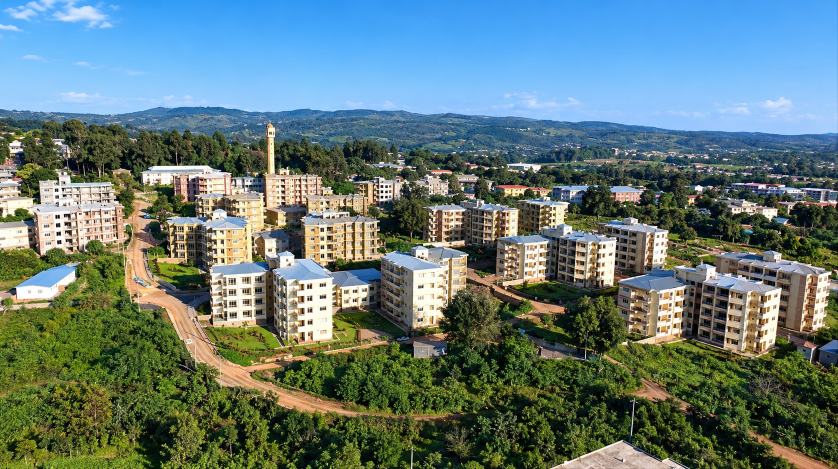
#> input picture upload/2hara.png, 1676 x 938 px, found by its file name (shown at 1/2 size)
$ python make-atmo-images.py
#> lines starting #> are read from the running program, lines starting #| are printed output that depends on the picture
#!/usr/bin/env python3
"""Convert the two uploaded campus photos into optimized, atmospheric-ready WebP backgrounds."""
from PIL import Image, ImageEnhance
import os

OUT = "/home/z/my-project/public/img/landing"
os.makedirs(OUT, exist_ok=True)

jobs = [
    # (src, out, max_width, quality)
    ("/home/z/my-project/upload/2hara.png", f"{OUT}/campus-aerial.webp", 1600, 68),
    ("/home/z/my-project/upload/ChatGPT Image Sep 13, 2026, 06_13_47 PM.png", f"{OUT}/gate.webp", 1448, 70),
]

for src, out, max_w, q in jobs:
    im = Image.open(src).convert("RGB")
#> im is the input picture: PIL image 1676x938 RGB; mean R, G, B 100.2, 122.9, 120.7
    if im.width > max_w:
        h = round(im.height * max_w / im.width)
#> h = 895
        im = im.resize((max_w, h), Image.LANCZOS)
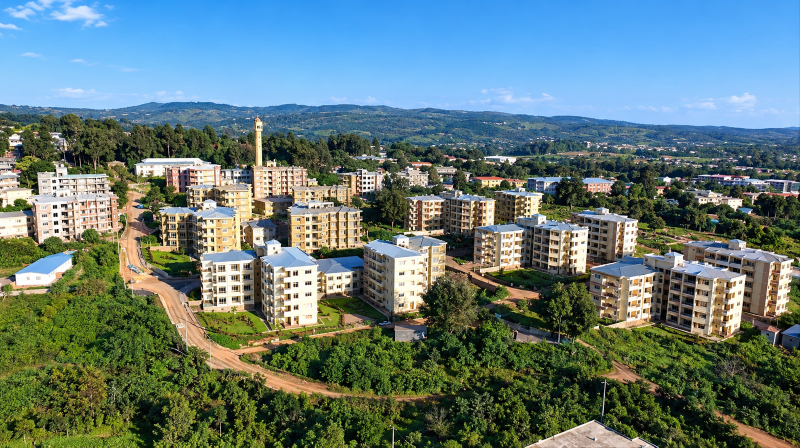
#> im: PIL image 1600x895 RGB (shown at 1/2 size); mean R, G, B 100.2, 122.9, 120.7
    # gentle atmospheric pre-treatment: slightly lift + soften saturation so it
    # sits behind text without fighting it (final blur/tint happens in CSS)
    im = ImageEnhance.Color(im).enhance(0.85)
    im = ImageEnhance.Brightness(im).enhance(1.06)
    im.save(out, "WEBP", quality=q, method=6)
    print(f"{out}  {im.width}x{im.height}  {os.path.getsize(out)//1024} KB")
#| /home/z/my-project/public/img/landing/campus-aerial.webp  1600x895  271 KB

print("done")
